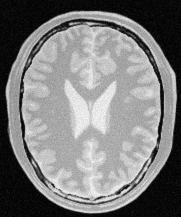
#> input picture Images/brain_proton_density_slice.png, 181 x 217 px, found by its file name
$ python Q2.py
#> lines starting #> are read from the running program, lines starting #| are printed output that depends on the picture
import cv2
import numpy as np
import matplotlib.pyplot as plt

# Load the image in grayscale
img = cv2.imread(r"Images\brain_proton_density_slice.png", cv2.IMREAD_GRAYSCALE)
#> img is the input picture: shape (217, 181); min 0, max 251, mean 123.7


mu = 150
sigma = 20
x = np.linspace(0, 255, 256)
gaussian= 255 * np.exp(-((x - mu)**2) / (2 * sigma**2))

gaussian = np.clip(gaussian, 0, 255)

print(gaussian.shape)

plt.figure(figsize=(5, 5))
plt.plot(gaussian)
plt.xlabel("Input intensity")
plt.xlim(0, 255)
plt.ylim(0, 255)
plt.ylabel("Output intensity")
plt.grid(True)
plt.show()
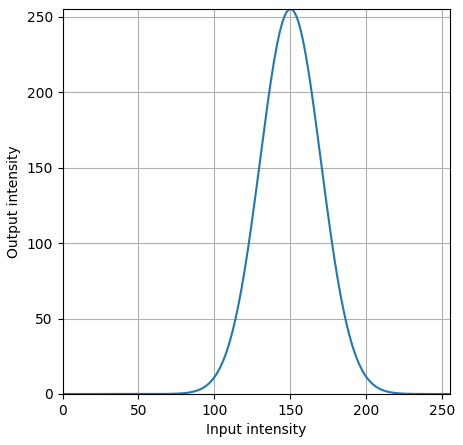
#> figure drawn by matplotlib, 1 panel; curve peaks at x = 150, y = 255

white_matter = gaussian[img]
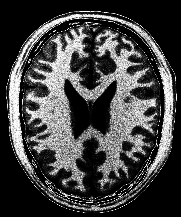
#> white_matter: shape (217, 181) float64; min 1.56e-10, max 255, mean 67.6

plt.figure(figsize=(5, 5))
plt.imshow(white_matter, cmap='gray', vmin=0, vmax=255)
plt.axis('off')
plt.show()

mu = 200
sigma = 20
x = np.linspace(0, 255, 256)
gaussian= 255 * np.exp(-((x - mu)**2) / (2 * sigma**2))

gaussian = np.clip(gaussian, 0, 255)
grey_matter = gaussian[img]
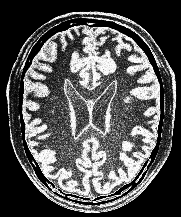
#> grey_matter: shape (217, 181) float64; min 4.92e-20, max 255, mean 85

plt.figure(figsize=(5, 5))
plt.imshow(grey_matter, cmap='gray', vmin=0, vmax=255)
plt.axis('off')
plt.show()
